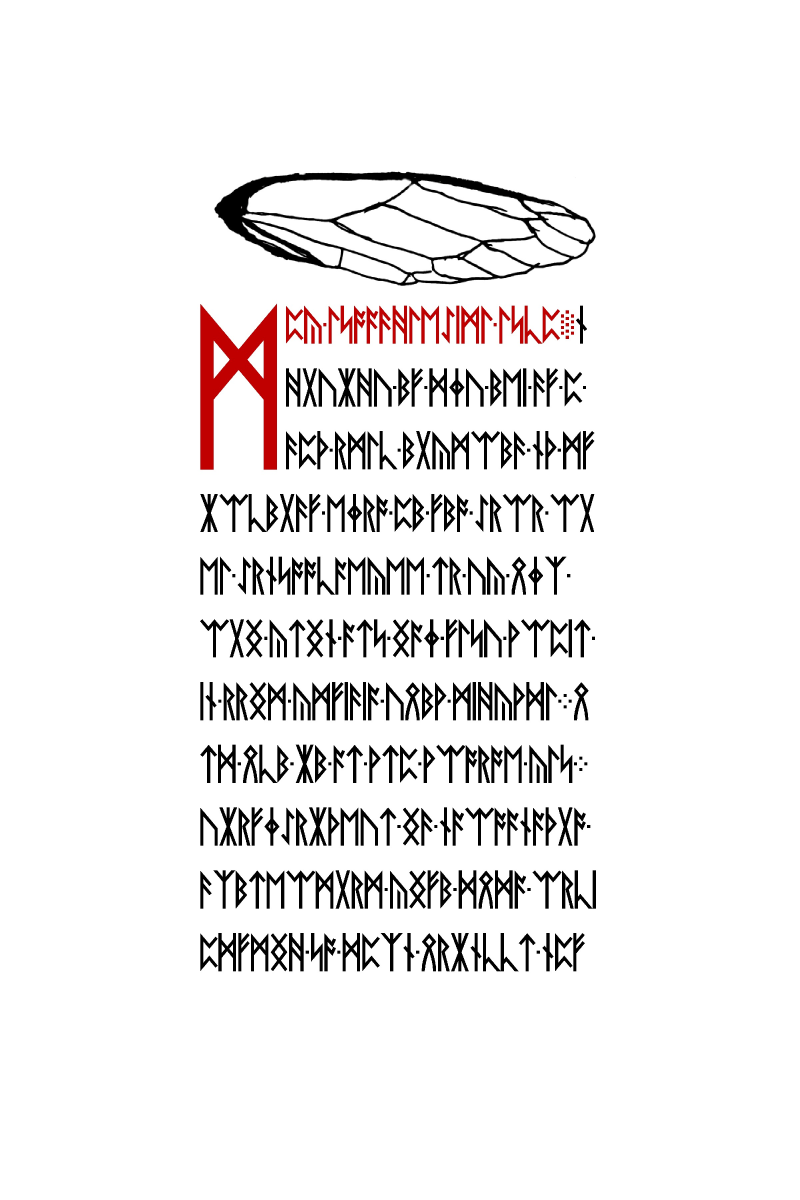
#> input picture resources/liber-primus/44.jpg, 2400 x 3600 px, found by its file name (shown at 1/3 size)
$ python lp2_p27_boulard2013_named_facegraph_sft.py
#> lines starting #> are read from the running program, lines starting #| are printed output that depends on the picture; after the words box and inside, x2 and y2 are one past the last pixel; in counts of white or black regions, pixels touching at a corner belong together
### sims/lp2_p27_myers_1929_facegraph_sft.py
"""Compare actual Myers 1929 Figs 16–18 with the original p27 dual graph.

Input artifact: run 45918639865, artifact 15163084209 (download ZIP).
The candidate crops were selected visually from the complete Fig 16–18
drawings on the printed 48–49 spread (PDF index 4), before scoring.
Labels, dotted lines and the ambient border can create extra components.
Therefore a negative is an extraction-conditioned gate, not a universal redraw exclusion.
"""
import argparse
import hashlib
import json
import zipfile
from collections import Counter
from pathlib import Path
import cv2
import networkx as nx
import numpy as np
from scipy.ndimage import distance_transform_edt

THRESHOLDS = (80, 100, 120, 140, 160, 180, 200)
CROPS = {
    "fig16": (110, 270, 660, 480),
    "fig17": (140, 670, 600, 850),
    "fig18": (840, 210, 1395, 425),
}
ORIGINAL_HASH = "c92c972f41dd038e136d8589aa7b113e268c36f2860c279cce712cd037cb3a8e"

def graph(image, threshold):
#> called with threshold = 80
    n, labels, stats, centers = cv2.connectedComponentsWithStats(
        (image >= threshold).astype(np.uint8), connectivity=8)
#> labels: shape (425, 1250) int32; 36 distinct labels, from 0 to 35
#> n = 36; stats = 36 rows, first 6: [53, 46, 1144, 340, 71740], [0, 0, 1250, 425, 247947], [576, 47, 1, 1, 1], [655, 62, 2, 2, 4], [150, 66, 494, 122, 41705], [664, 71, 360, 113, 12546]; centers = 36 pairs, first value 133.5 to 1130, second value 47 to 368.8
    outside = set(np.concatenate((labels[0], labels[-1], labels[:, 0], labels[:, -1])))
#> outside = 1 item
    cells = sorted((i for i in range(1, n) if i not in outside and
                    200 < stats[i, 4] < 70000), key=lambda i: centers[i, 0])
#> cells = [18, 19, 4, 15, 28, 13, 34, 31, 6, 5, 27, 23, 9, 17, 16]
    k = len(cells)
#> k = 15
    face = np.zeros(labels.shape, np.int32)
    for j, i in enumerate(cells, 1):
        face[labels == i] = j
#> this loop made 15 passes
#> i on passes 1 to 12: 18, 19, 4, 15, 28, 13, 34, 31, 6, 5, 27, 23
#> face: shape (425, 1250) int32; 16 distinct labels, from 0 to 15
    dist, indices = distance_transform_edt(face == 0, return_indices=True)
    nearest = face[tuple(indices)]
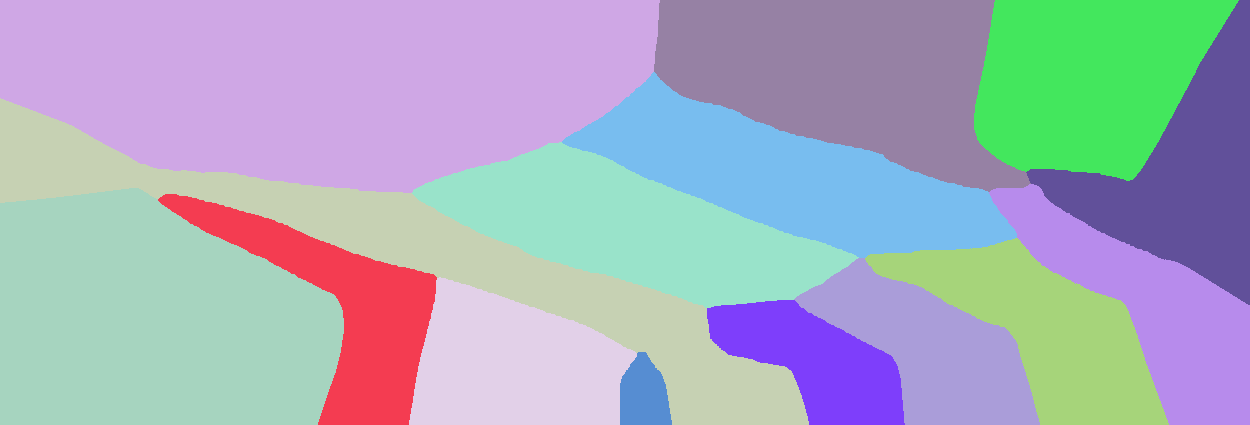
#> nearest: shape (425, 1250) int32; 15 distinct labels, from 1 to 15; one colour per label, 0 black
    nearest[dist > 12] = 0
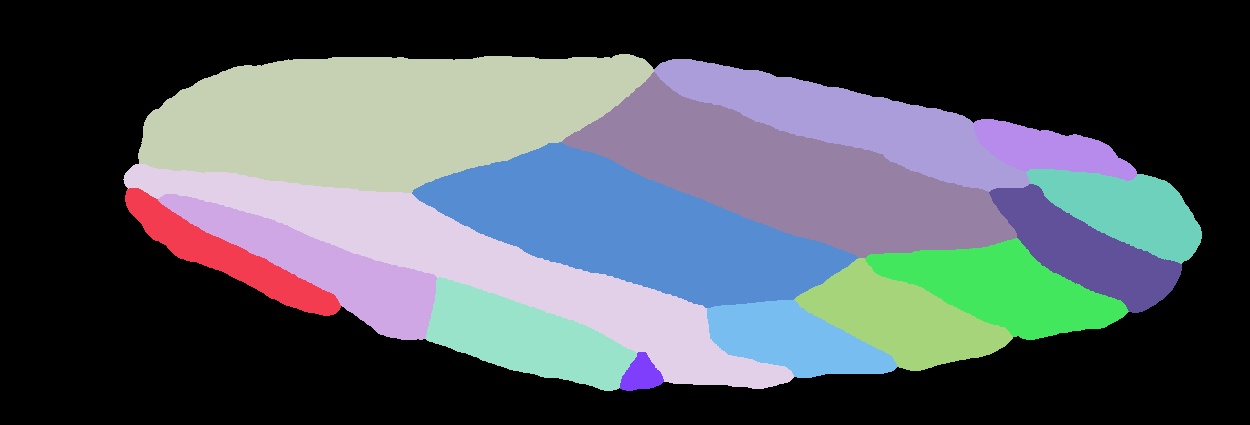
#> nearest: shape (425, 1250) int32; 16 distinct labels, from 0 to 15; one colour per label, 0 black
    borders = Counter()
    base = k + 1
#> base = 16
    for a, b in ((nearest[:-1, :], nearest[1:, :]), (nearest[:, :-1], nearest[:, 1:])):
        mask = (a > 0) & (b > 0) & (a != b)
        keys, counts = np.unique(np.minimum(a[mask], b[mask]) * base +
                                 np.maximum(a[mask], b[mask]), return_counts=True)
        borders.update({(int(x) // base, int(x) % base): int(y) for x, y in zip(keys, counts)})
#> this loop made 2 passes
#> pass 1, in graph, `mask = (a > 0) & (b > 0) & (a != b)`:
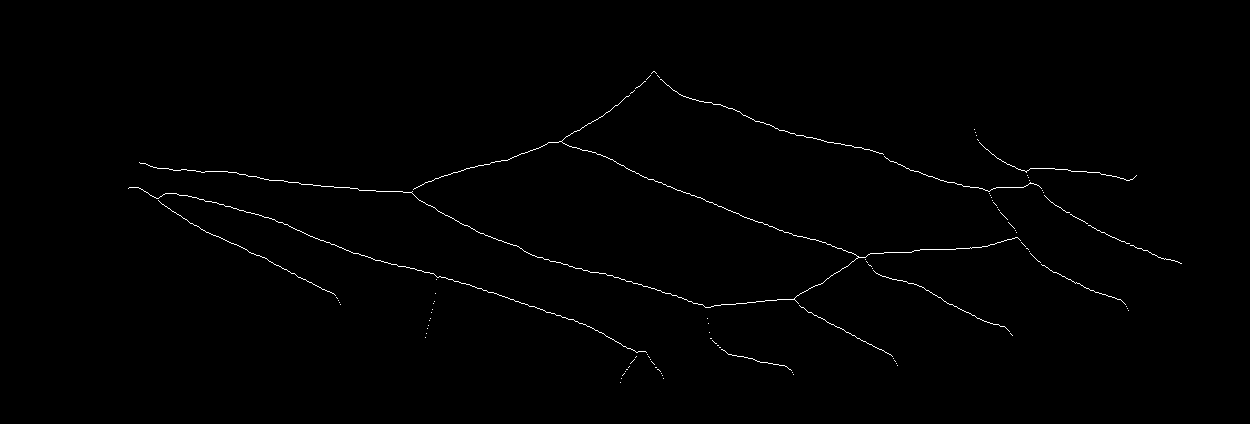
#> mask: shape (424, 1250) bool; 0.63% white in thin lines or dots, all inside (x1, y1, x2, y2) = (128, 71, 1182, 383)
#> after the loop, borders = 28 items
    g = nx.Graph()
    g.add_nodes_from(range(1, k + 1))
    g.add_edges_from(pair for pair, count in borders.items() if count >= 40)
    return g

# [31 lines left out: functions normalize, main, not called in this run]

# [2 lines that do not run on import are left out]

### sims/lp2_p27_boulard2013_named_facegraph_sft.py
"""Boulard & Yap (2013), Fig. 4: bounded manually annotated face-graph test.

Input: Agent40 artifact 15163743081, run 45920605570, printed p.287.
Source PDF SHA256 1c69d1f55edeb779aaf6908f02f96916994043fb7de4b241c0dc8859427b3382.
The figure labels sixteen regions including cl (clavus); omit cl only for
the conditional 15-cell interpretation, not as an established cipher rule.
Eight uncertain contacts are independently granted. This is not an
exhaustive arbitrary-deletion or redraw test.
"""
from collections import Counter
from itertools import product
from pathlib import Path
from hashlib import sha256
import json
import cv2
import networkx as nx
from lp2_p27_myers_1929_facegraph_sft import graph, THRESHOLDS

LABELS = ["cb", "cR", "cCu", "cM", "u1", "u2", "u3"] + [f"a{i}" for i in range(1, 9)]
FIXED = [
    ("cb", "cCu"), ("cR", "cCu"), ("cR", "u2"), ("cR", "u3"),
    ("cCu", "cM"), ("u1", "u2"), ("u2", "u3"), ("u3", "cM"),
    ("u1", "a1"), ("u1", "a2"), ("u1", "a3"), ("u3", "a4"),
    ("u3", "a5"), ("cM", "a7"), ("cM", "a8"),
] + [(f"a{i}", f"a{i+1}") for i in range(1, 8)]
OPTIONAL = [
    ("cb", "cR"), ("cR", "u1"), ("u2", "a4"), ("u3", "a3"),
    ("u3", "a6"), ("cM", "a6"), ("u2", "a3"), ("cR", "cM"),
]

def main():
    p = Path("resources/liber-primus/44.jpg")
    assert sha256(p.read_bytes()).hexdigest() == "c92c972f41dd038e136d8589aa7b113e268c36f2860c279cce712cd037cb3a8e"
    im = cv2.imread(str(p), cv2.IMREAD_GRAYSCALE)[470:895, 590:1840]
    refs = [graph(im, t) for t in THRESHOLDS]
#> in graph (call 2), `n, labels, stats, centers = cv2.connectedComponentsWithStats( (image >..`: labels: shape (425, 1250) int32; 30 distinct labels, from 0 to 29
#> in graph (call 2), `n, labels, stats, centers = cv2.connectedComponentsWithStats( (image >..`: n = 30; stats = 30 rows, first 6: [53, 46, 1144, 340, 73401], [0, 0, 1250, 425, 247610], [655, 62, 2, 2, 3], [150, 66, 494, 122, 41567], [664, 71, 360, 113, 12437], [568, 82, 445, 169, 32623]; centers = 30 pairs, first value 133.5 to 1120.5, second value 62.67 to 368.8
#> the loop in graph (call 2), `for j, i in enumerate(cells, 1):` made 15 passes
#> i on passes 1 to 12: 14, 15, 3, 11, 21, 10, 28, 26, 5, 4, 20, 17
#> after the loop in graph (call 2), `for j, i in enumerate(cells, 1):`: face: shape (425, 1250) int32; 16 distinct labels, from 0 to 15
#> in graph (call 2), `nearest = face[tuple(indices)]`: nearest: shape (425, 1250) int32; 15 distinct labels, from 1 to 15
#> in graph (call 2), `nearest[dist > 12] = 0`: nearest: shape (425, 1250) int32; 16 distinct labels, from 0 to 15
#> the loop in graph (call 2), `for a, b in ((nearest[:-1, :], nearest[1:, :]), (nearest[:, :-1], near..` made 2 passes
#> in graph (call 3), `n, labels, stats, centers = cv2.connectedComponentsWithStats( (image >..`: labels: shape (425, 1250) int32; 42 distinct labels, from 0 to 41
#> in graph (call 3), `n, labels, stats, centers = cv2.connectedComponentsWithStats( (image >..`: n = 42; stats = 42 rows, first 6: [53, 46, 1144, 342, 75109], [0, 0, 1250, 425, 247285], [198, 63, 1, 1, 1], [150, 66, 494, 122, 41367], [664, 71, 360, 113, 12305], [568, 82, 445, 169, 32500]; centers = 42 pairs, first value 56 to 1187, second value 63 to 368.7
#> after the loop in graph (call 3), `for j, i in enumerate(cells, 1):`: face: shape (425, 1250) int32; 16 distinct labels, from 0 to 15
#> in graph (call 3), `nearest = face[tuple(indices)]`: nearest: shape (425, 1250) int32; 15 distinct labels, from 1 to 15
#> in graph (call 3), `nearest[dist > 12] = 0`: nearest: shape (425, 1250) int32; 16 distinct labels, from 0 to 15
#> in graph (call 4), `n, labels, stats, centers = cv2.connectedComponentsWithStats( (image >..`: labels: shape (425, 1250) int32; 42 distinct labels, from 0 to 41
#> in graph (call 4), `n, labels, stats, centers = cv2.connectedComponentsWithStats( (image >..`: stats = 42 rows, first 6: [53, 46, 1144, 342, 76822], [0, 0, 1250, 425, 246939], [629, 47, 1, 1, 1], [150, 66, 494, 122, 41225], [664, 71, 360, 113, 12194], [568, 82, 445, 169, 32360]; centers = 42 pairs, first value 65 to 1120.5, second value 47 to 368.7
#> after the loop in graph (call 4), `for j, i in enumerate(cells, 1):`: face: shape (425, 1250) int32; 16 distinct labels, from 0 to 15
#> in graph (call 4), `nearest = face[tuple(indices)]`: nearest: shape (425, 1250) int32; 15 distinct labels, from 1 to 15
#> in graph (call 4), `nearest[dist > 12] = 0`: nearest: shape (425, 1250) int32; 16 distinct labels, from 0 to 15
#> in graph (call 5), `n, labels, stats, centers = cv2.connectedComponentsWithStats( (image >..`:
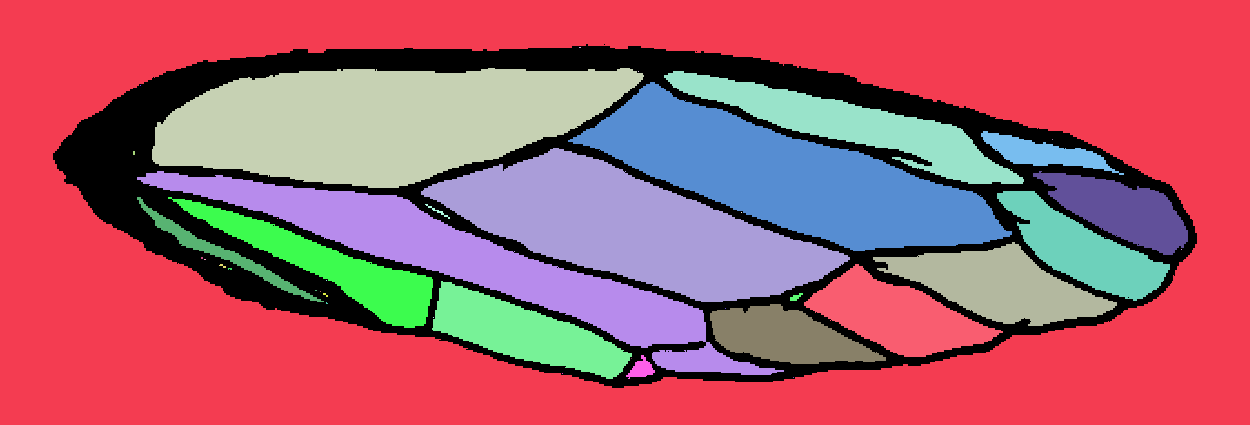
#> labels: shape (425, 1250) int32; 43 distinct labels, from 0 to 42; one colour per label, 0 black
#> in graph (call 5), `n, labels, stats, centers = cv2.connectedComponentsWithStats( (image >..`: n = 43; stats = 43 rows, first 6: [53, 44, 1144, 344, 78570], [0, 0, 1250, 425, 246615], [579, 47, 2, 1, 2], [152, 68, 492, 120, 41057], [638, 71, 1, 1, 1], [664, 71, 360, 113, 12076]; centers = 43 pairs, first value 133.5 to 1181, second value 47 to 377
#> in graph (call 5), `cells = sorted((i for i in range(1, n) if i not in outside and 200 < s..`: cells = [16, 17, 3, 13, 30, 10, 39, 36, 6, 5, 27, 22, 8, 15, 14]
#> the loop in graph (call 5), `for j, i in enumerate(cells, 1):` made 15 passes
#> i on passes 1 to 12: 16, 17, 3, 13, 30, 10, 39, 36, 6, 5, 27, 22
#> after the loop in graph (call 5), `for j, i in enumerate(cells, 1):`: face: shape (425, 1250) int32; 16 distinct labels, from 0 to 15
#> in graph (call 5), `nearest = face[tuple(indices)]`: nearest: shape (425, 1250) int32; 15 distinct labels, from 1 to 15
#> in graph (call 5), `nearest[dist > 12] = 0`: nearest: shape (425, 1250) int32; 16 distinct labels, from 0 to 15
#> the loop in graph (call 5), `for a, b in ((nearest[:-1, :], nearest[1:, :]), (nearest[:, :-1], near..` made 2 passes
#> in graph (call 6), `n, labels, stats, centers = cv2.connectedComponentsWithStats( (image >..`:
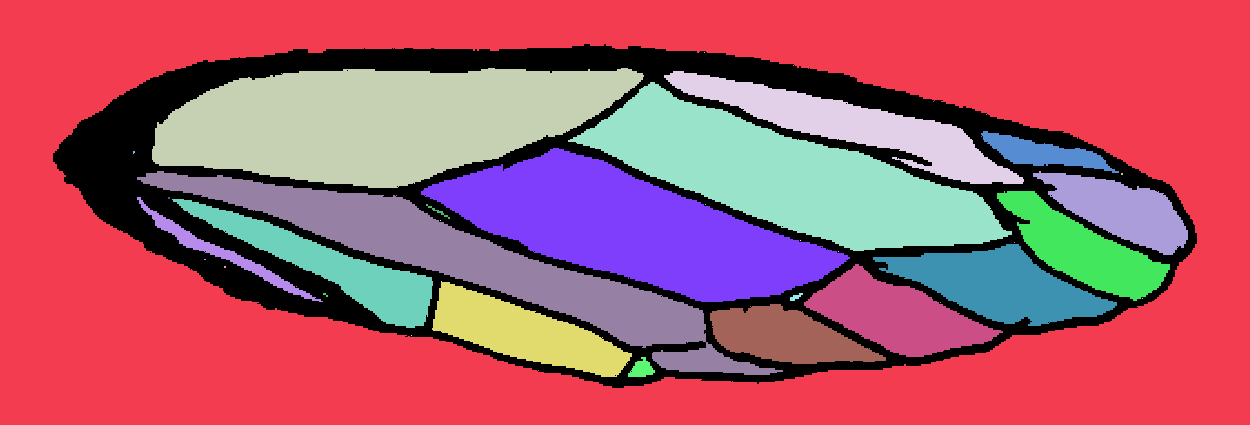
#> labels: shape (425, 1250) int32; 35 distinct labels, from 0 to 34; one colour per label, 0 black
#> in graph (call 6), `n, labels, stats, centers = cv2.connectedComponentsWithStats( (image >..`: n = 35; stats = 35 rows, first 6: [53, 44, 1144, 344, 80294], [0, 0, 1250, 425, 246247], [704, 52, 1, 1, 1], [152, 68, 492, 120, 40930], [664, 71, 360, 113, 11966], [568, 82, 444, 169, 32076]; centers = 35 pairs, first value 133.4 to 1142, second value 52 to 368.7
#> in graph (call 6), `cells = sorted((i for i in range(1, n) if i not in outside and 200 < s..`: cells = [13, 15, 3, 9, 26, 7, 34, 32, 5, 4, 24, 21, 6, 12, 10]
#> the loop in graph (call 6), `for j, i in enumerate(cells, 1):` made 15 passes
#> i on passes 1 to 12: 13, 15, 3, 9, 26, 7, 34, 32, 5, 4, 24, 21
#> after the loop in graph (call 6), `for j, i in enumerate(cells, 1):`: face: shape (425, 1250) int32; 16 distinct labels, from 0 to 15
#> in graph (call 6), `nearest = face[tuple(indices)]`: nearest: shape (425, 1250) int32; 15 distinct labels, from 1 to 15
#> in graph (call 6), `nearest[dist > 12] = 0`: nearest: shape (425, 1250) int32; 16 distinct labels, from 0 to 15
#> the loop in graph (call 6), `for a, b in ((nearest[:-1, :], nearest[1:, :]), (nearest[:, :-1], near..` made 2 passes
#> in graph (call 7), `n, labels, stats, centers = cv2.connectedComponentsWithStats( (image >..`:
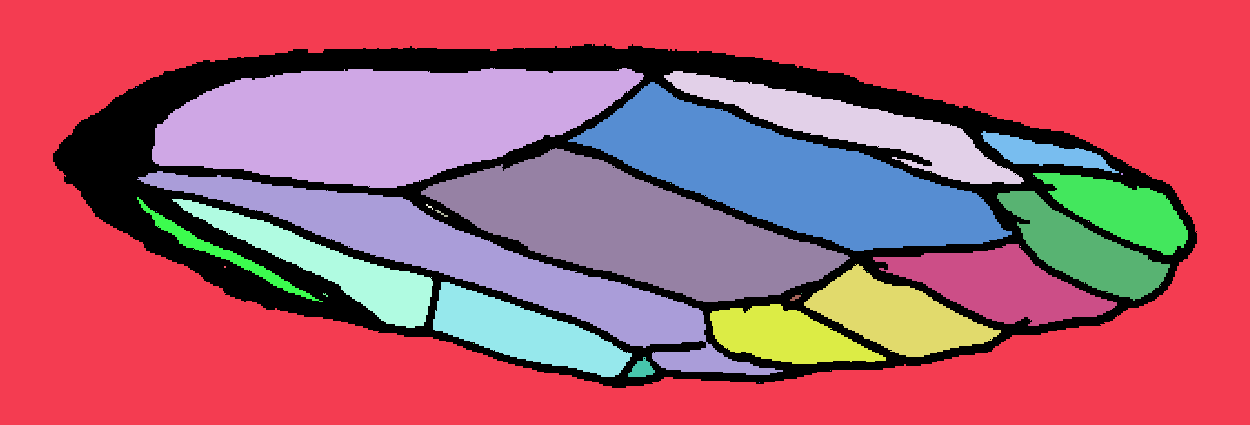
#> labels: shape (425, 1250) int32; 38 distinct labels, from 0 to 37; one colour per label, 0 black
#> in graph (call 7), `n, labels, stats, centers = cv2.connectedComponentsWithStats( (image >..`: n = 38; stats = 38 rows, first 6: [53, 44, 1144, 344, 82060], [0, 0, 1250, 425, 245832], [152, 68, 492, 120, 40796], [617, 69, 1, 1, 1], [664, 71, 360, 113, 11840], [734, 80, 1, 1, 1]; centers = 38 pairs, first value 136 to 1121.5, second value 69 to 382
#> in graph (call 7), `cells = sorted((i for i in range(1, n) if i not in outside and 200 < s..`: cells = [17, 18, 2, 10, 29, 9, 35, 33, 6, 4, 26, 24, 8, 16, 12]
#> the loop in graph (call 7), `for j, i in enumerate(cells, 1):` made 15 passes
#> i on passes 1 to 12: 17, 18, 2, 10, 29, 9, 35, 33, 6, 4, 26, 24
#> after the loop in graph (call 7), `for j, i in enumerate(cells, 1):`:
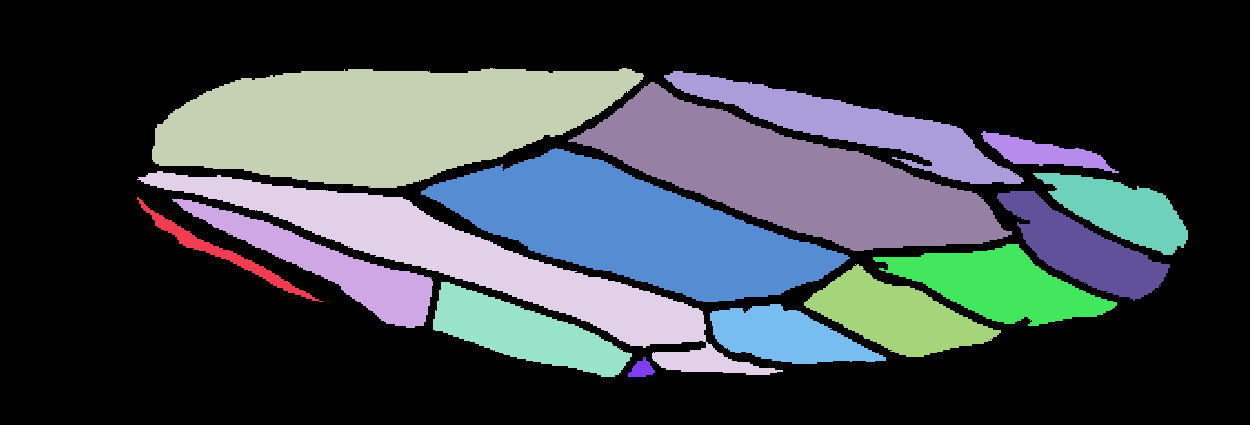
#> face: shape (425, 1250) int32; 16 distinct labels, from 0 to 15; one colour per label, 0 black
#> in graph (call 7), `nearest = face[tuple(indices)]`: nearest: shape (425, 1250) int32; 15 distinct labels, from 1 to 15
#> the loop in graph (call 7), `for a, b in ((nearest[:-1, :], nearest[1:, :]), (nearest[:, :-1], near..` made 2 passes
#> refs = 7 items
    assert [(len(g), g.number_of_edges()) for g in refs] == [
        (15,25),(15,25),(15,24),(15,24),(15,24),(15,25),(15,25)]
    counts = Counter()
    matches = []
    for bits in product((0, 1), repeat=len(OPTIONAL)):
        g = nx.Graph()
        g.add_nodes_from(LABELS)
        g.add_edges_from(FIXED + [e for e, b in zip(OPTIONAL, bits) if b])
        counts[g.number_of_edges()] += 1
        for t, r in zip(THRESHOLDS, refs):
            if nx.is_isomorphic(g, r):
                matches.append({"bits": bits, "threshold": t,
                                "mapping": next(nx.algorithms.isomorphism.GraphMatcher(g,r).isomorphisms_iter())})
    print(json.dumps({"fixed": FIXED, "optional": OPTIONAL, "variants": sum(counts.values()),
                      "edge_counts": dict(counts), "matches": matches}, indent=2))

if __name__ == "__main__":
    main()
